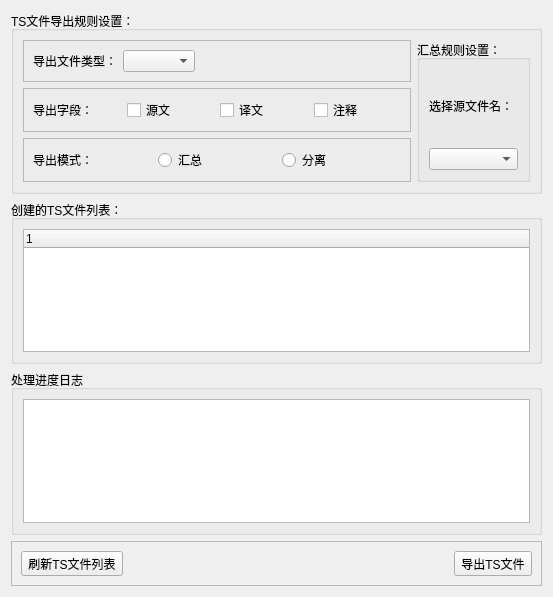
<?xml version="1.0" encoding="UTF-8"?>
<ui version="4.0">
 <class>TsFileExportWin</class>
 <widget class="QWidget" name="TsFileExportWin">
  <property name="geometry">
   <rect>
    <x>0</x>
    <y>0</y>
    <width>553</width>
    <height>597</height>
   </rect>
  </property>
  <property name="windowTitle">
   <string>Form</string>
  </property>
  <layout class="QVBoxLayout" name="verticalLayout">
   <item>
    <widget class="QGroupBox" name="groupBox">
     <property name="title">
      <string>TS文件导出规则设置：</string>
     </property>
     <layout class="QGridLayout" name="gridLayout_3">
      <item row="0" column="0">
       <widget class="QFrame" name="frame_4">
        <property name="frameShape">
         <enum>QFrame::StyledPanel</enum>
        </property>
        <property name="frameShadow">
         <enum>QFrame::Raised</enum>
        </property>
        <layout class="QHBoxLayout" name="horizontalLayout_3">
         <item>
          <widget class="QLabel" name="label_3">
           <property name="text">
            <string>导出文件类型：</string>
           </property>
          </widget>
         </item>
         <item>
          <widget class="QComboBox" name="comboBox"/>
         </item>
         <item>
          <spacer name="horizontalSpacer">
           <property name="orientation">
            <enum>Qt::Horizontal</enum>
           </property>
           <property name="sizeHint" stdset="0">
            <size>
             <width>152</width>
             <height>20</height>
            </size>
           </property>
          </spacer>
         </item>
        </layout>
       </widget>
      </item>
      <item row="1" column="0">
       <widget class="QFrame" name="frame">
        <property name="frameShape">
         <enum>QFrame::StyledPanel</enum>
        </property>
        <property name="frameShadow">
         <enum>QFrame::Raised</enum>
        </property>
        <layout class="QHBoxLayout" name="horizontalLayout">
         <item>
          <widget class="QLabel" name="label">
           <property name="text">
            <string>导出字段：</string>
           </property>
          </widget>
         </item>
         <item>
          <widget class="QCheckBox" name="checkBox">
           <property name="text">
            <string>源文</string>
           </property>
          </widget>
         </item>
         <item>
          <widget class="QCheckBox" name="checkBox_2">
           <property name="text">
            <string>译文</string>
           </property>
          </widget>
         </item>
         <item>
          <widget class="QCheckBox" name="checkBox_3">
           <property name="text">
            <string>注释</string>
           </property>
          </widget>
         </item>
        </layout>
       </widget>
      </item>
      <item row="2" column="0">
       <widget class="QFrame" name="frame_2">
        <property name="frameShape">
         <enum>QFrame::StyledPanel</enum>
        </property>
        <property name="frameShadow">
         <enum>QFrame::Raised</enum>
        </property>
        <layout class="QHBoxLayout" name="horizontalLayout_2">
         <item>
          <widget class="QLabel" name="label_2">
           <property name="text">
            <string>导出模式：</string>
           </property>
          </widget>
         </item>
         <item>
          <widget class="QRadioButton" name="radioButton">
           <property name="text">
            <string>汇总</string>
           </property>
          </widget>
         </item>
         <item>
          <widget class="QRadioButton" name="radioButton_2">
           <property name="text">
            <string>分离</string>
           </property>
          </widget>
         </item>
        </layout>
       </widget>
      </item>
      <item row="0" column="1" rowspan="3">
       <widget class="QGroupBox" name="groupBox_2">
        <property name="title">
         <string>汇总规则设置：</string>
        </property>
        <layout class="QVBoxLayout" name="verticalLayout_2">
         <item>
          <widget class="QLabel" name="label_4">
           <property name="text">
            <string>选择源文件名：</string>
           </property>
          </widget>
         </item>
         <item>
          <widget class="QComboBox" name="comboBox_2"/>
         </item>
        </layout>
       </widget>
      </item>
     </layout>
    </widget>
   </item>
   <item>
    <widget class="QGroupBox" name="groupBox_3">
     <property name="title">
      <string>创建的TS文件列表：</string>
     </property>
     <layout class="QGridLayout" name="gridLayout">
      <item row="0" column="0">
       <widget class="QTreeWidget" name="treeWidget">
        <column>
         <property name="text">
          <string notr="true">1</string>
         </property>
        </column>
       </widget>
      </item>
     </layout>
    </widget>
   </item>
   <item>
    <widget class="QGroupBox" name="groupBox_4">
     <property name="title">
      <string>处理进度日志</string>
     </property>
     <layout class="QGridLayout" name="gridLayout_2">
      <item row="0" column="0">
       <widget class="QTextEdit" name="textEdit"/>
      </item>
     </layout>
    </widget>
   </item>
   <item>
    <widget class="QFrame" name="frame_3">
     <property name="frameShape">
      <enum>QFrame::StyledPanel</enum>
     </property>
     <property name="frameShadow">
      <enum>QFrame::Raised</enum>
     </property>
     <layout class="QHBoxLayout" name="horizontalLayout_5">
      <item>
       <widget class="QToolButton" name="RefreshTSFileListTBtn">
        <property name="text">
         <string>刷新TS文件列表</string>
        </property>
       </widget>
      </item>
      <item>
       <spacer name="horizontalSpacer_2">
        <property name="orientation">
         <enum>Qt::Horizontal</enum>
        </property>
        <property name="sizeHint" stdset="0">
         <size>
          <width>426</width>
          <height>20</height>
         </size>
        </property>
       </spacer>
      </item>
      <item>
       <widget class="QToolButton" name="ExportTSFileTBtn">
        <property name="text">
         <string>导出TS文件</string>
        </property>
       </widget>
      </item>
     </layout>
    </widget>
   </item>
  </layout>
 </widget>
 <resources/>
 <connections/>
</ui>
